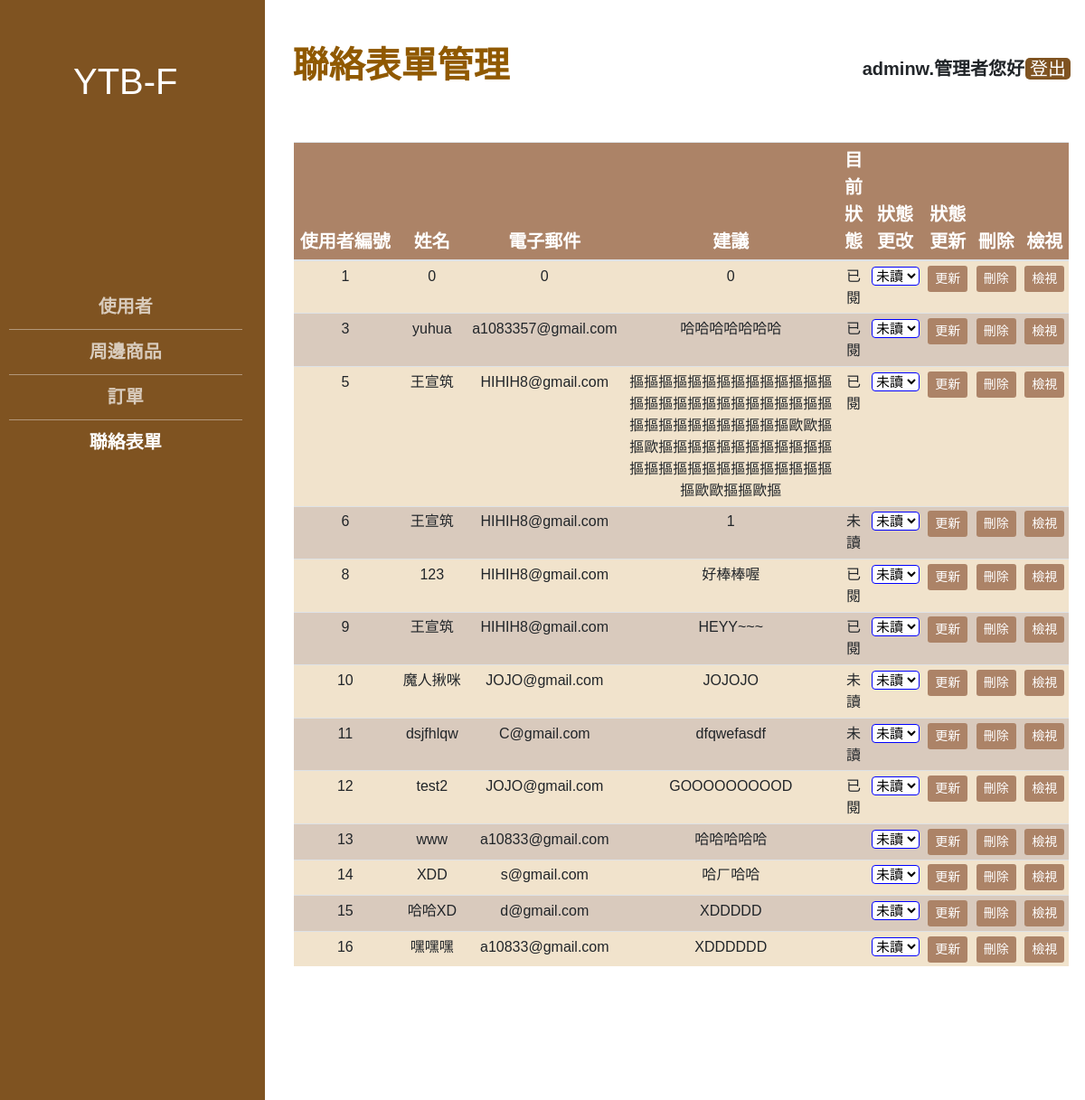
The page /第三組_php期末報告/contact.php (signed in) on the database its author committed.
### tables this page shows
CREATE TABLE `suggest` (
  `sNo` int(11) NOT NULL,
  `sName` varchar(30) NOT NULL,
  `sEmail` varchar(40) NOT NULL,
  `Suggest` varchar(500) NOT NULL,
  `state` text NOT NULL
);

### 第三組_php期末報告/contact.php (the view, shortened to what this page needs)
<!doctype html>
<html lang="en">
    <?php
        require("DBconnect.php");
    ?>
<head>
    <link rel="stylesheet" href="https://stackpath.bootstrapcdn.com/bootstrap/4.2.1/css/bootstrap.min.css"
>
    <link rel="stylesheet" href="https://use.fontawesome.com/releases/v5.6.3/css/all.css"
>
    <link rel="stylesheet" href="css/all.css">
</head>
<body>
<div class="row">
    <div class="col-md-3" style="background-color:#7F5321;">
        <div class="list-group sticky-top mt-3">
            <h1 class="h10">
                YTB-F</h1>
            <nav class="menu">
                <a href="user_management.php" style="color:#FFFFFFB2;">
                    使用者
                </a>
                <a href="commodity.php" style="color:#FFFFFFB2;">
                    周邊商品
                </a>
                <a href="order.php" style="color:#FFFFFFB2;">
                    訂單
                </a>
                <a href="contact.php">
                    聯絡表單
                </a>
            </nav>
        </div>
    </div>
    <div class="col-md-9">
        <div class="tab-content">
            <nav class="navbar navbar-light" style="margin: 40px 0 0 0;">
                <h1 class="h11">
                聯絡表單管理</h1>
                <div class="ml-auto">
                    <?php
                        if(isset($_SESSION['login'])){
                            if($_SESSION['login']=="Yes"){
                                $uname=@$_SESSION["uName"];
                                if($uname){
                                    echo "<a class='welcome'>$uname.管理者您好</h1>";
                                    echo "<a href='logout.php' class='logout' >登出</a>";
                                }
                                else{
                                    header('Location: home.php');
                                }
                            }
                            else{
                                header('Location: home.php');
                            }
                        }
                        else{
                            header('Location: home.php');
                            ob_end_flush();
                        }
                    ?>
                </div>
            </nav>
            <div style="margin: 5% 2% 0 2%">
            <div class="tab-content-center">
                <?php
                    $SQL="SELECT * FROM suggest";
                    if($result=mysqli_query($link,$SQL)){
                        echo "<table class='table table-striped table-sm'>";
                            echo "<thead>";
                                echo "<tr>";
                                    echo "<th>使用者編號</th><th>姓名</th><th>電子郵件</th><th>建議</th><th>目前狀態</th><th>狀態更改</th><th>狀態更新</th><th>刪除</th><th>檢視</th>";
                            echo "</thead>";
                            echo "<tbody>";
                        while($row=mysqli_fetch_assoc($result)){
                            echo "<tr>";
                            echo "<td width='120px'>".$row["sNo"]."</td><td width='80px'>".$row["sName"]."</td><td width='160px'>".$row["sEmail"]."</td><td width='250px'>".$row["Suggest"]."</td>";
                            echo "<td>".$row["state"]."</td>";
                            echo "<td><form action='contact_update.php' method='POST'><select name='state'><option value='0'>未讀</option><option value='1'>已閱</option></select></td>";
                            echo "<td><input class='btn btn-primary btn-sm' type='submit' name='update' value='更新'></td>
                                  <td><input class='btn btn-primary btn-sm' type='submit' name='update' value='刪除'></td>
                                  <td><input class='btn btn-primary btn-sm' type='submit' name='update' value='檢視'></td>
                                  <input type='hidden' name='sNo' value='".$row["sNo"]."'></form>";
                            echo "</tr>";
                        }
                            echo "</tbody>";
                         echo "</table>";
                    }
                    ?>
                <h6 style="margin: 15% 0 0 0; color:#ffffff;">1</h1>
            </div>
        </div>
            </div>
        </div>
    </div>
</body>
</html>

### 第三組_php期末報告/contact.php (style rules this page uses)
* { margin: 0; padding: 0; list-style: none; height:auto; font-family: 'Noto Sans TC', sans-serif; }
.h10 { color: #ffffff; font-family: 'Noto Sans TC', sans-serif; margin: 50px 0 0 0; text-align:center; }
.menu { margin: 200px 0 0 0; }
.menu a { display: block; padding: 10px; color: #fff; text-decoration: none; text-align:center; font-size: 20px; font-weight:bold; position: relative; font-family: 'Noto Sans TC', sans-serif; }
.menu a + a::before { content: ''; position: absolute; border-top: 1px solid rgb(255,255,255,.4); left: 10px; right: 10px; top: 0; }
.h11 { color: #905900; font-family: 'Noto Sans TC', sans-serif; font-size: 40px; font-weight: 700; }
.welcome { padding: 1px 1px; border:0 none; margin: 10px 0 0 0; color: #000000; font-size: 20px; font-weight: 700; text-decoration:none; }
.logout { padding: 1px 5px; background: #7F5321; border:0 none; border-radius: 5px; color: #ffffff; font-size: 20px; font-weight: 500; text-decoration:none; }
table { text-align:center; width: 100%; height:20px; }
th { color:#FFFFFF; background-color: #AC8367; font-size:20px; }
.table-striped tbody tr:nth-of-type(odd) { background-color: #F1E3CC; }
.table-striped tbody tr:nth-of-type(even) { background-color: #D9CABD; }
.btn-primary { background-color: #AC8367; border: 0 none; }
select { background-color: white; border: thin solid blue; border-radius: 4px; display: inline-block; font-size: 15px; font-weight: 500; text-align:center; */ }

### rows shown on the page
suggest: sNo "1", sName "0", sEmail "0", Suggest "0", state "已閱"
suggest: sNo "3", sName "yuhua", sEmail "a1083357@gmail.com", Suggest "哈哈哈哈哈哈哈", state "已閱"
suggest: sNo "5", sName "王宣筑", sEmail "HIHIH8@gmail.com", Suggest "摳摳摳摳摳摳摳摳摳摳摳摳摳摳摳摳摳摳摳摳摳摳摳摳摳摳摳摳摳摳摳摳摳摳摳摳摳摳摳歐歐摳摳歐摳摳摳摳摳摳摳摳摳摳摳摳摳摳摳摳摳摳摳摳摳摳摳摳摳摳摳歐歐摳摳歐摳", state "已閱"
suggest: sNo "6", sName "王宣筑", sEmail "HIHIH8@gmail.com", Suggest "1", state "未讀"
suggest: sNo "8", sName "123", sEmail "HIHIH8@gmail.com", Suggest "好棒棒喔", state "已閱"
suggest: sNo "9", sName "王宣筑", sEmail "HIHIH8@gmail.com", Suggest "HEYY~~~", state "已閱"
suggest: sNo "10", sName "魔人揪咪", sEmail "JOJO@gmail.com", Suggest "JOJOJO", state "未讀"
suggest: sNo "11", sName "dsjfhlqw", sEmail "C@gmail.com", Suggest "dfqwefasdf", state "未讀"
suggest: sNo "12", sName "test2", sEmail "JOJO@gmail.com", Suggest "GOOOOOOOOOD", state "已閱"
suggest: sNo "13", sName "www", sEmail "a10833@gmail.com", Suggest "哈哈哈哈哈"
suggest: sNo "14", sName "XDD", sEmail "s@gmail.com", Suggest "哈ㄏ哈哈"
suggest: sNo "15", sName "哈哈XD", sEmail "d@gmail.com", Suggest "XDDDDD"
suggest: sNo "16", sName "嘿嘿嘿", sEmail "a10833@gmail.com", Suggest "XDDDDDD"

### other values the page prints
$uname "adminw"
